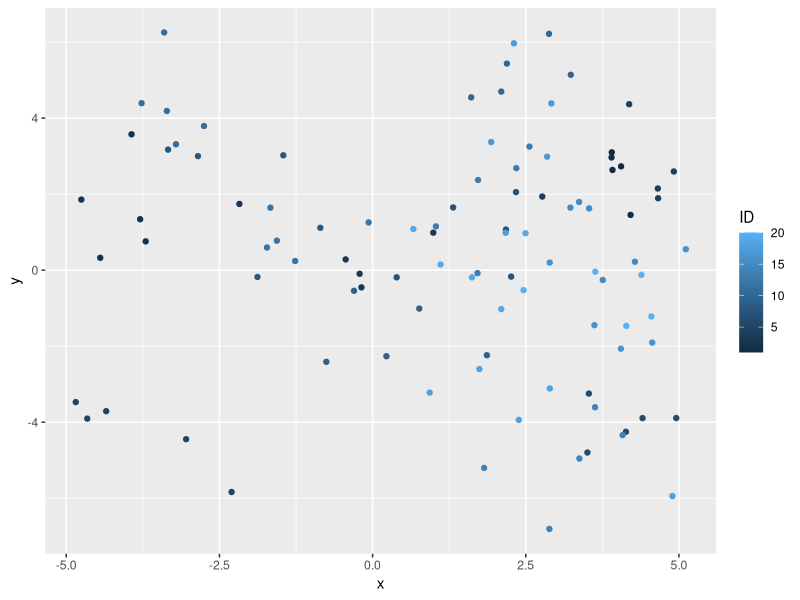

R code for this plot:
################################################################################
# PRETTY COLORING BASED ON FURTHEST POINT SAMPLING
################################################################################

# SETUP ========================================================================

# load packages
library(colorspace)

# HELPERS ======================================================================

get_pal <- function(name = "rainbow") {
  # modified from coolors.co
  all_pal <- list(
    "sky" = c("#f2c13a","#ef7239","#f23184","#955ae8","#5c96f5"),
    "sea" = c("#d9ed92","#99d98c","#52b69a","#168aad","#1e6091","#154366","#0C304C"),
    "cozy" = c("#41764c","#a7c957","#eadbb3","#d68b8b","#bc4749"),
    "fairy" = c("#cd92ef","#ffadcb","#fed2e2","#b1e2fc","#9bc1ff"),
    "winter" = c("#007DA3","#00afb9","#fdfcdc","#fdca9b","#ee6258"),
    "rainbow" = c("#f52e2e","#f5982e","#f5d42e","#dcf636","#acf636","#36f6a6","#36e9f6","#3d90ee","#7336f6","#c236f6"),
    "pastel" = c("#fcf7b7","#fed9bb","#ffbfc3","#f7aae7","#c4a6f5","#90bbf8","#7cd9f8","#7beff9","#85f9e0","#a4fdac"),
    "candy" = c("#9137ff","#ff5ce4","#ff4545","#fee440","#00bbf9","#00f5bc"),
    "boring" = c("#DEE2E6", "#191C1F")
  )
  return(all_pal[[name]])
}

dummy_input <- function(n = 20) {
  out <- c()
  for (i in 1:n) {
    curr <- data.frame(
      "ID" = i,
      "x" = runif(1, min=-5, max=+5) + rnorm(5),
      "y" = runif(1, min=-5, max=+5) + rnorm(5),
      "z" = rnorm(5))
    out <- rbind(out, curr)
  }
  return(out)
}

distances <- function(mat, cols) {
  return(NA)
}

# FUNCTIONS ====================================================================

# dummy inputs
df = dummy_input()
col = "sky"
ncol = 10

# check inputs

# assign color palette
if (length(col) > 1) {
  pal <- colorRampPalette(col)
} else {
  pal <- get_pal(col)
}

# prepare output data
out <- c()

# calculate ID centers

# create lookup -> color ID, color RGB, color LAB

# calculate color distances (matrix)

# calculate spatial distances (graphs)
# -> kdtrees?

# get mean distance of n nearest neighbours per instance

# sort IDs depending on average distance to neighbours

# assign first ID an random color

# loop through all IDs

  # neighbours have no color -> random color

  # neighbours have color
    
    # check if all colors have been used

    # yes:

    # new, most different color from neighbours

    # no:

      # for each color not yet assigned to a neighbour

        # calculate total color distance

    # get most different color (largest distance)

  # assign ID the color

  # assign RGB color to points

# return results

# EXECUTION ====================================================================

# create dummy data
df <- dummy_input()

# check data
ggplot2::ggplot(df) +
  ggplot2::geom_point(ggplot2::aes(x=x, y=y, col = ID))

# add color values

# show results

# ==============================================================================
